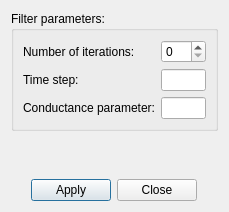
<?xml version="1.0" encoding="UTF-8"?>
<ui version="4.0">
 <class>GradientAnisotropicFilterDialog</class>
 <widget class="QDialog" name="GradientAnisotropicFilterDialog">
  <property name="geometry">
   <rect>
    <x>0</x>
    <y>0</y>
    <width>229</width>
    <height>212</height>
   </rect>
  </property>
  <property name="windowTitle">
   <string>Gradient Anisotropic Difussion Filter</string>
  </property>
  <layout class="QVBoxLayout" name="verticalLayout">
   <item>
    <widget class="QGroupBox" name="groupBox">
     <property name="title">
      <string>Filter parameters:</string>
     </property>
     <layout class="QGridLayout" name="gridLayout">
      <item row="0" column="0">
       <widget class="QLabel" name="label">
        <property name="text">
         <string>Number of iterations:</string>
        </property>
       </widget>
      </item>
      <item row="1" column="0">
       <widget class="QLabel" name="label_2">
        <property name="text">
         <string>Time step:</string>
        </property>
       </widget>
      </item>
      <item row="1" column="1">
       <widget class="QLineEdit" name="lineEditTimeStep">
        <property name="text">
         <string/>
        </property>
        <property name="alignment">
         <set>Qt::AlignRight|Qt::AlignTrailing|Qt::AlignVCenter</set>
        </property>
       </widget>
      </item>
      <item row="2" column="0">
       <widget class="QLabel" name="label_3">
        <property name="text">
         <string>Conductance parameter:</string>
        </property>
       </widget>
      </item>
      <item row="2" column="1">
       <widget class="QLineEdit" name="lineEditConductance">
        <property name="text">
         <string/>
        </property>
        <property name="alignment">
         <set>Qt::AlignRight|Qt::AlignTrailing|Qt::AlignVCenter</set>
        </property>
       </widget>
      </item>
      <item row="0" column="1">
       <widget class="QSpinBox" name="spinBoxIterations"/>
      </item>
     </layout>
    </widget>
   </item>
   <item>
    <spacer name="verticalSpacer">
     <property name="orientation">
      <enum>Qt::Vertical</enum>
     </property>
     <property name="sizeHint" stdset="0">
      <size>
       <width>20</width>
       <height>40</height>
      </size>
     </property>
    </spacer>
   </item>
   <item>
    <layout class="QHBoxLayout" name="horizontalLayout_2">
     <item>
      <spacer name="horizontalSpacer">
       <property name="orientation">
        <enum>Qt::Horizontal</enum>
       </property>
       <property name="sizeHint" stdset="0">
        <size>
         <width>40</width>
         <height>20</height>
        </size>
       </property>
      </spacer>
     </item>
     <item>
      <widget class="QPushButton" name="pushButtonApply">
       <property name="text">
        <string>Apply</string>
       </property>
      </widget>
     </item>
     <item>
      <widget class="QPushButton" name="pushButtonClose">
       <property name="text">
        <string>Close</string>
       </property>
      </widget>
     </item>
     <item>
      <spacer name="horizontalSpacer_2">
       <property name="orientation">
        <enum>Qt::Horizontal</enum>
       </property>
       <property name="sizeHint" stdset="0">
        <size>
         <width>40</width>
         <height>20</height>
        </size>
       </property>
      </spacer>
     </item>
    </layout>
   </item>
  </layout>
 </widget>
 <resources/>
 <connections>
  <connection>
   <sender>pushButtonClose</sender>
   <signal>clicked()</signal>
   <receiver>GradientAnisotropicFilterDialog</receiver>
   <slot>close()</slot>
   <hints>
    <hint type="sourcelabel">
     <x>176</x>
     <y>135</y>
    </hint>
    <hint type="destinationlabel">
     <x>210</x>
     <y>135</y>
    </hint>
   </hints>
  </connection>
 </connections>
</ui>
